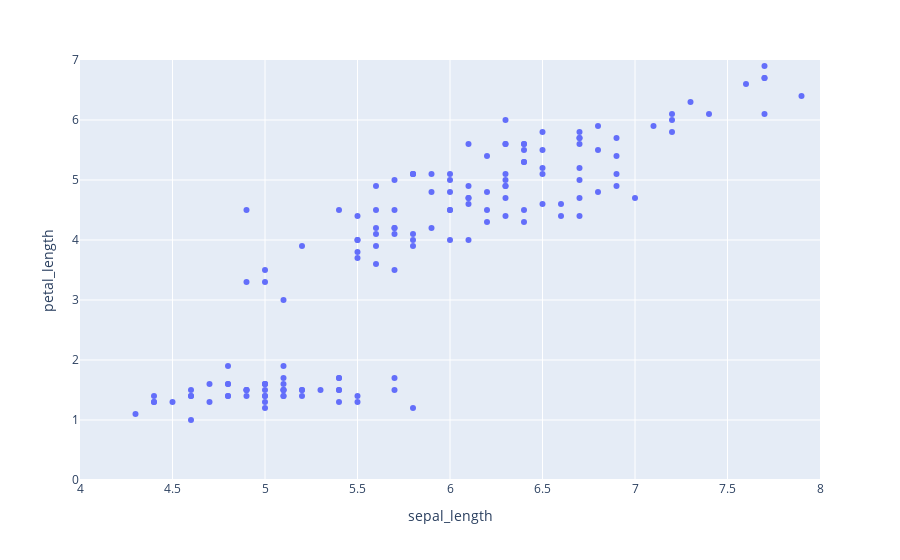

The notebook cell this image was saved under:
### Markdown cell above
- range_x
- range_y

### Code cell
fig = px.scatter(iris, 
                 x='sepal_length',
                 y='petal_length',

                 range_x=[4, 8],
                 range_y=[0, 7],
)

fig.show()

### Figure 1 — Plotly figure (JSON) as saved in the notebook; plotly's stock layout.template omitted (floating-point values rounded to 4 significant figures; data arrays with more than 128 entries replaced by an {"elided": "..."} marker saying what was removed)
{"data": [{"hovertemplate": "sepal_length=%{x}<br>petal_length=%{y}<extra></extra>", "legendgroup": "", "marker": {"color": "#636efa", "symbol": "circle"}, "mode": "markers", "name": "", "orientation": "v", "showlegend": false, "type": "scatter", "x": {"elided": "150 float values"}, "xaxis": "x", "y": {"elided": "150 float values"}, "yaxis": "y"}], "layout": {"legend": {"tracegroupgap": 0}, "margin": {"t": 60}, "xaxis": {"anchor": "y", "domain": [0, 1], "range": [4, 8], "title": {"text": "sepal_length"}}, "yaxis": {"anchor": "x", "domain": [0, 1], "range": [0, 7], "title": {"text": "petal_length"}}}}
